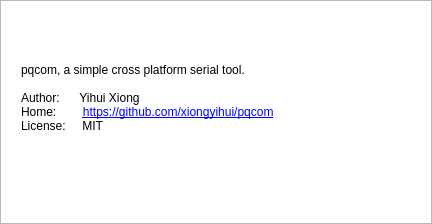
<?xml version="1.0" encoding="UTF-8"?>
<ui version="4.0">
 <class>Dialog</class>
 <widget class="QDialog" name="Dialog">
  <property name="geometry">
   <rect>
    <x>0</x>
    <y>0</y>
    <width>432</width>
    <height>224</height>
   </rect>
  </property>
  <property name="windowTitle">
   <string>pqcom - About</string>
  </property>
  <layout class="QVBoxLayout" name="verticalLayout">
   <property name="spacing">
    <number>0</number>
   </property>
   <property name="margin">
    <number>0</number>
   </property>
   <item>
    <widget class="QTextBrowser" name="textBrowser">
     <property name="html">
      <string>&lt;!DOCTYPE HTML PUBLIC &quot;-//W3C//DTD HTML 4.0//EN&quot; &quot;http://www.w3.org/TR/REC-html40/strict.dtd&quot;&gt;
&lt;html&gt;&lt;head&gt;&lt;meta name=&quot;qrichtext&quot; content=&quot;1&quot; /&gt;&lt;style type=&quot;text/css&quot;&gt;
p, li { white-space: pre-wrap; }
&lt;/style&gt;&lt;/head&gt;&lt;body style=&quot; font-family:'SimSun'; font-size:9pt; font-weight:400; font-style:normal;&quot;&gt;
&lt;p style=&quot; margin-top:16px; margin-bottom:0px; margin-left:16px; margin-right:16px; -qt-block-indent:0; text-indent:0px;&quot;&gt;&lt;br /&gt;&lt;img src=&quot;img/pqcom-logo-expanded.png&quot; height=&quot;64&quot; /&gt;&lt;/p&gt;
&lt;p style=&quot;-qt-paragraph-type:empty; margin-top:0px; margin-bottom:0px; margin-left:0px; margin-right:0px; -qt-block-indent:0; text-indent:0px;&quot;&gt;&lt;br /&gt;&lt;/p&gt;
&lt;p style=&quot; margin-top:16px; margin-bottom:16px; margin-left:16px; margin-right:16px; -qt-block-indent:0; text-indent:0px;&quot;&gt;pqcom, a simple cross platform serial tool.&lt;br /&gt;&lt;br /&gt;Author:      Yihui Xiong&lt;br /&gt;Home:        &lt;a href=&quot;https://github.com/xiongyihui/pqcom&quot;&gt;&lt;span style=&quot; text-decoration: underline; color:#0000ff;&quot;&gt;https://github.com/xiongyihui/pqcom&lt;/span&gt;&lt;/a&gt;&lt;br /&gt;License:     MIT&lt;/p&gt;&lt;/body&gt;&lt;/html&gt;</string>
     </property>
     <property name="openExternalLinks">
      <bool>true</bool>
     </property>
    </widget>
   </item>
  </layout>
 </widget>
 <resources/>
 <connections/>
</ui>
